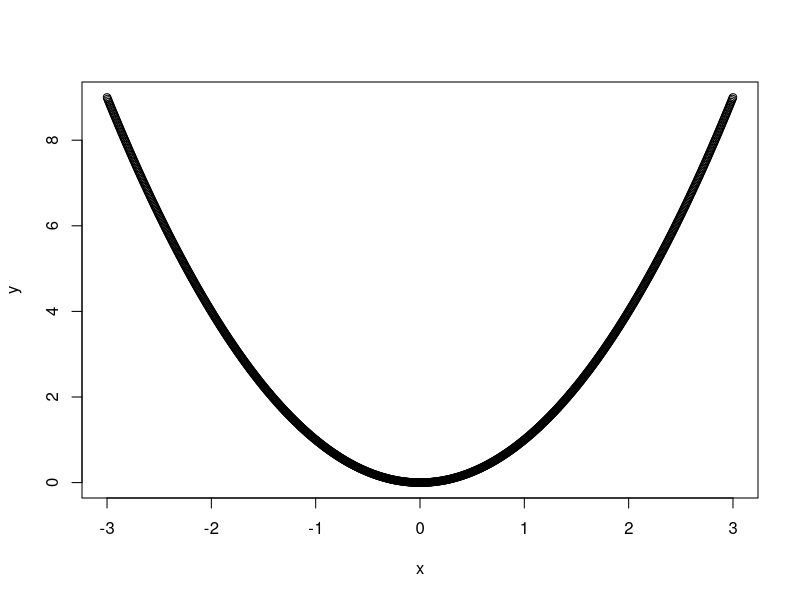
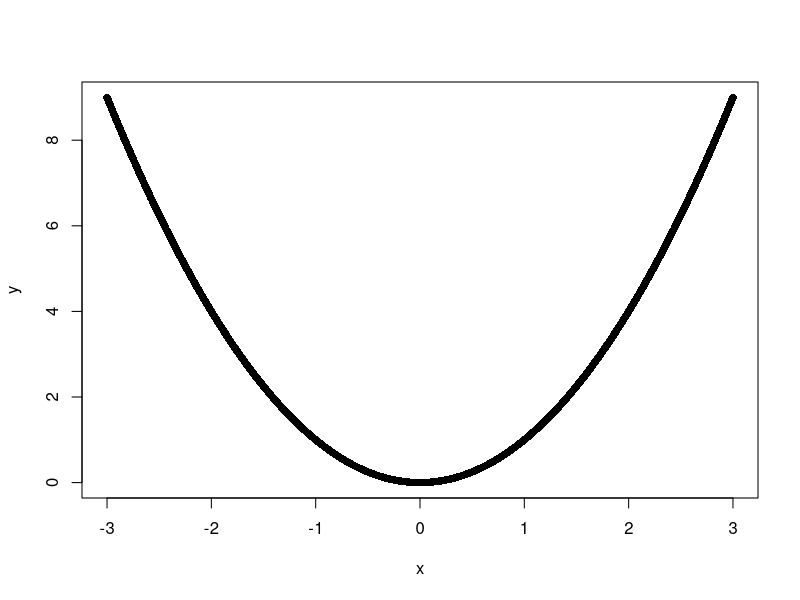
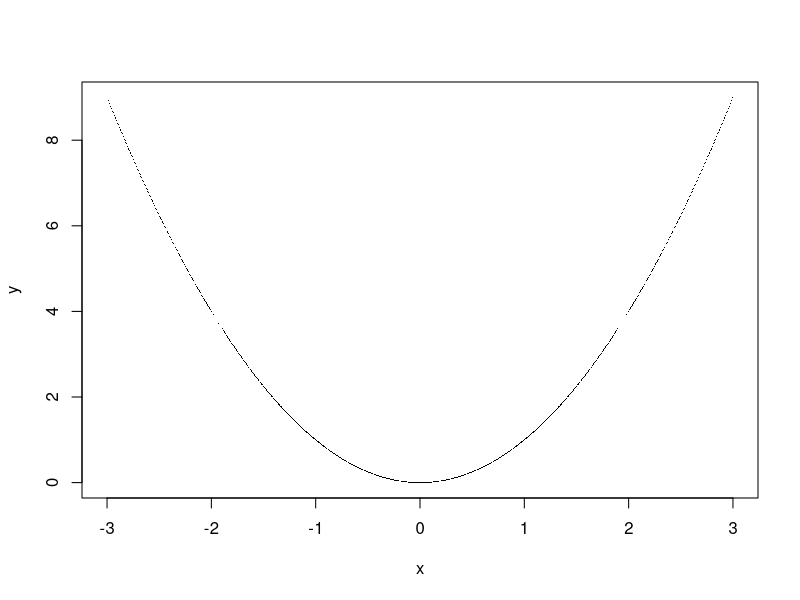
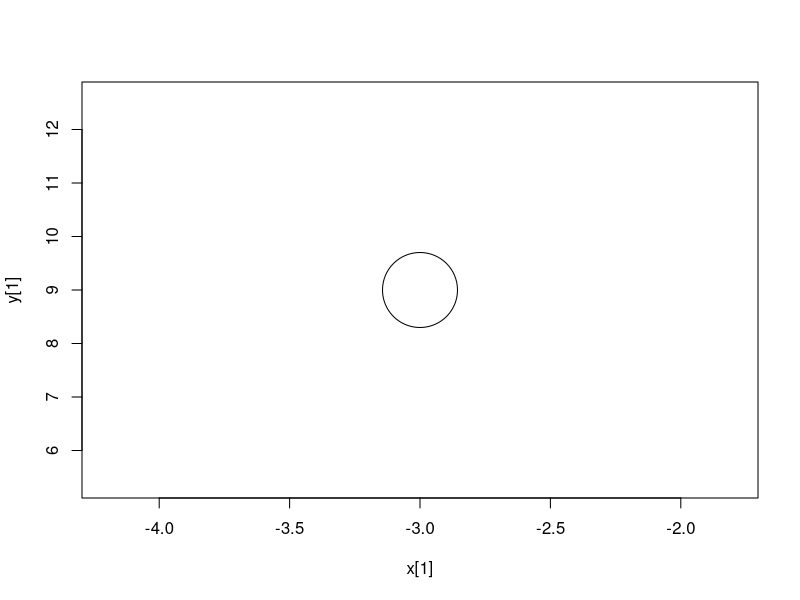
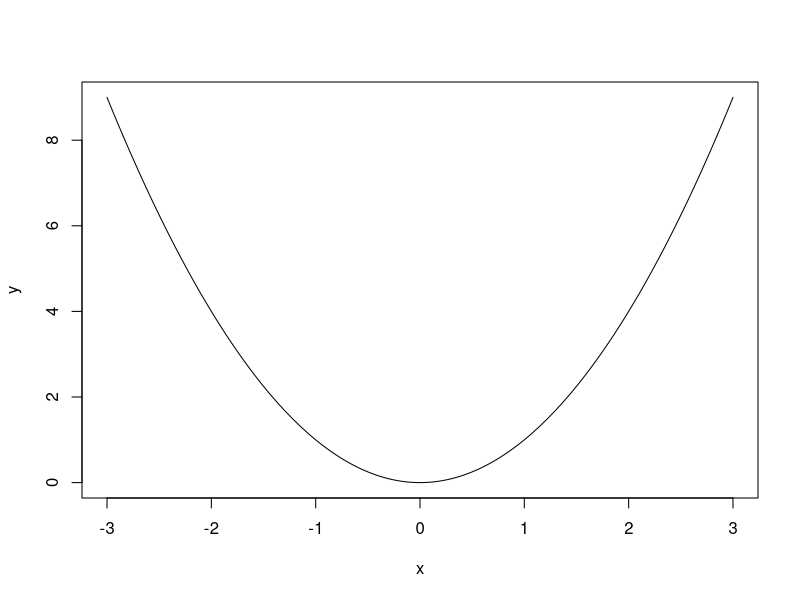
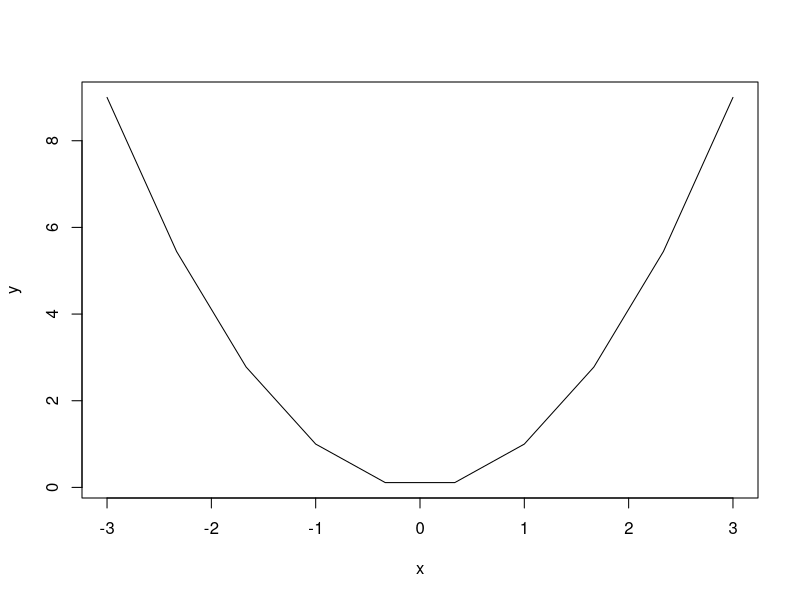
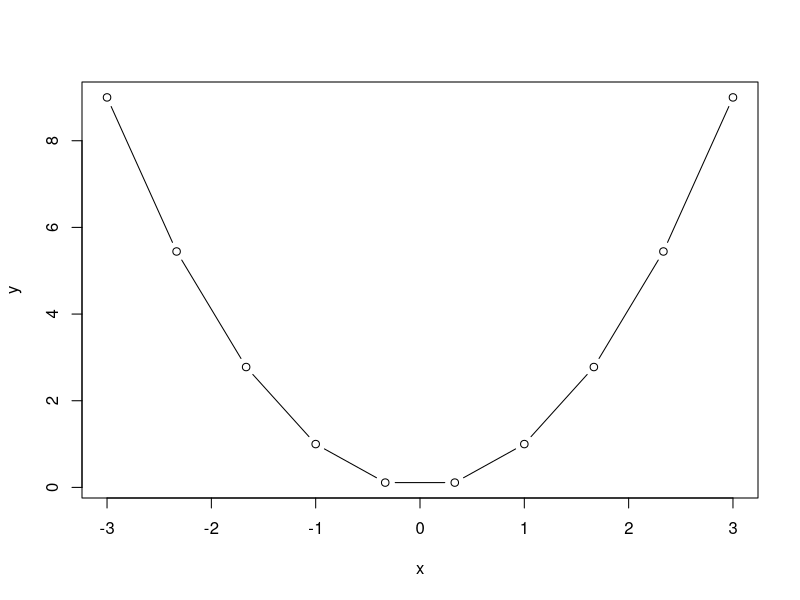
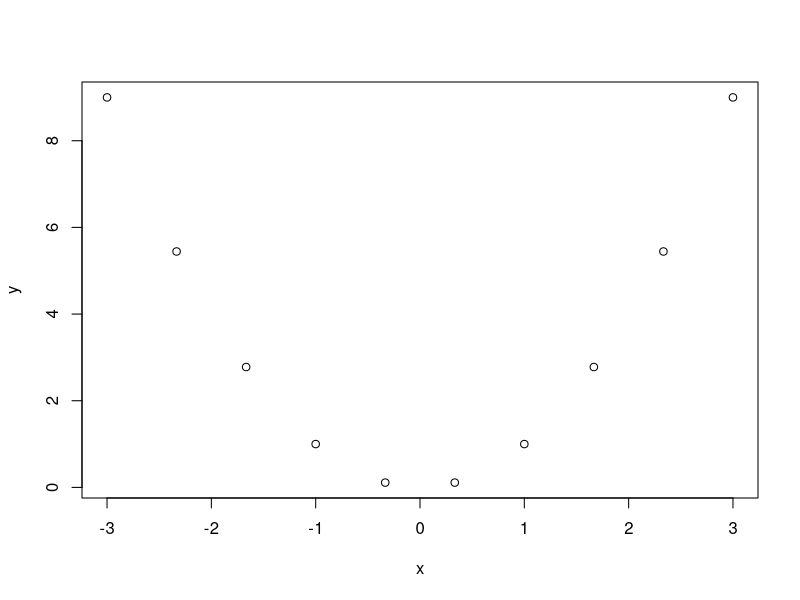

Write R code to recreate these figures, in order.
# # # # # # # # # # # # # # # # # # # # # # # # # # # # # # # # # # # # # # # # # # # # # # # # # # # # # # # # # # #
# GRAPHING FUNCTIONS

# What if we want to graph a nonlinear function?
# We basically fake it by graphing lots of tiny little line segments

# Let's graph x^2 over the interval (-3,3)
# First we calculate a ton of tiny little x-intervals

x = seq(-3, 3, length=1000)

# Now we calculate x^2 for all those points

y = x^2

plot( x, y )

# The points make the line look a bit thick.  We could adjust the points:

plot( x, y, pch=16 )
plot( x, y, pch=16, cex=0.1 )
plot( x[1], y[1], cex=10 ) #cex controls the size of the points

# Or, we could just use R's line plotting:

plot( x, y, type="l")

# What happens if we use fewer points?

x = seq(-3, 3, length=10)
y = x^2
plot( x, y, type="l")
plot( x, y, type="b") #b=both (i.e. for points and lines)
plot( x, y, type="p")

# We can add lines and points to current plots

plot( x, y, type="p")
lines( x, y )
plot( x, y, type="l")
points( x, y )
points( 0, 5 ) #can add points anywhere
points( -3, 0, pch=16, cex=3, col="blue" )
lines( c(-3,3), c(5,5), col="red", lty=2 )

# Sometimes it's useful to set up a blank grid and add points/lines to it.  This way, you can
# control the axes sizes manually.
plot(c(-5,5), c(0, 5), type="n", xlab="x", ylab="y") #type="n" means nothing (i.e. don't plot anything)


# QUESTION!  Make graphs of the functions:
#  x^3 - 4x + 1 and
#	7sin(x)
# over the interval (-2,2)
# Plot them on the same graph in different colors
# Make sure to add a legend (see ?legend) and label your axes.